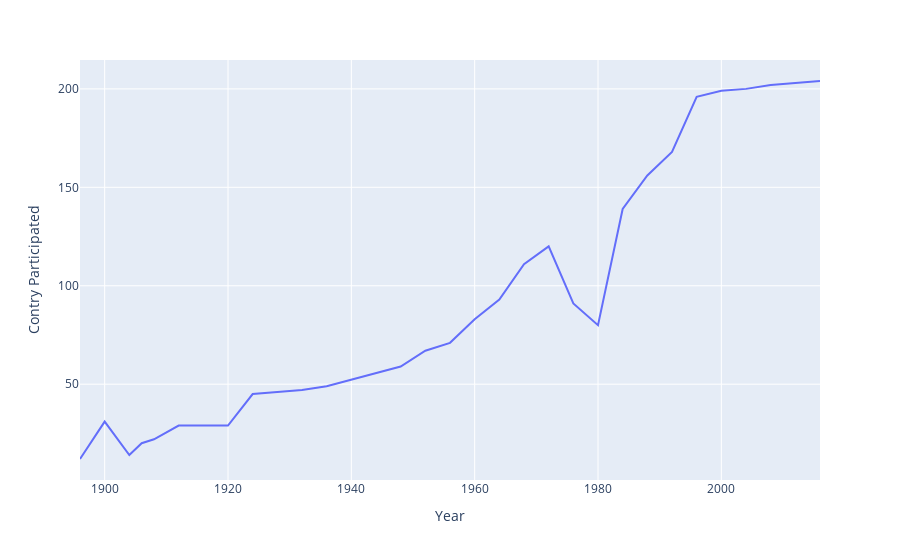

Notebook code cell kept with this figure:
### Code cell
import plotly.express as px
fig = px.line(nations_over_time, x="Year", y="Contry Participated")
fig.show()

### Figure 1 — Plotly figure (JSON) as saved in the notebook; plotly's stock layout.template omitted (floating-point values rounded to 4 significant figures)
{"data": [{"hovertemplate": "Year=%{x}<br>Contry Participated=%{y}<extra></extra>", "legendgroup": "", "line": {"color": "#636efa", "dash": "solid"}, "marker": {"symbol": "circle"}, "mode": "lines", "name": "", "orientation": "v", "showlegend": false, "type": "scatter", "x": [1896, 1900, 1904, 1906, 1908, 1912, 1920, 1924, 1928, 1932, 1936, 1948, 1952, 1956, 1960, 1964, 1968, 1972, 1976, 1980, 1984, 1988, 1992, 1996, 2000, 2004, 2008, 2012, 2016], "xaxis": "x", "y": [12, 31, 14, 20, 22, 29, 29, 45, 46, 47, 49, 59, 67, 71, 83, 93, 111, 120, 91, 80, 139, 156, 168, 196, 199, 200, 202, 203, 204], "yaxis": "y"}], "layout": {"legend": {"tracegroupgap": 0}, "margin": {"t": 60}, "xaxis": {"anchor": "y", "domain": [0, 1], "title": {"text": "Year"}}, "yaxis": {"anchor": "x", "domain": [0, 1], "title": {"text": "Contry Participated"}}}}
